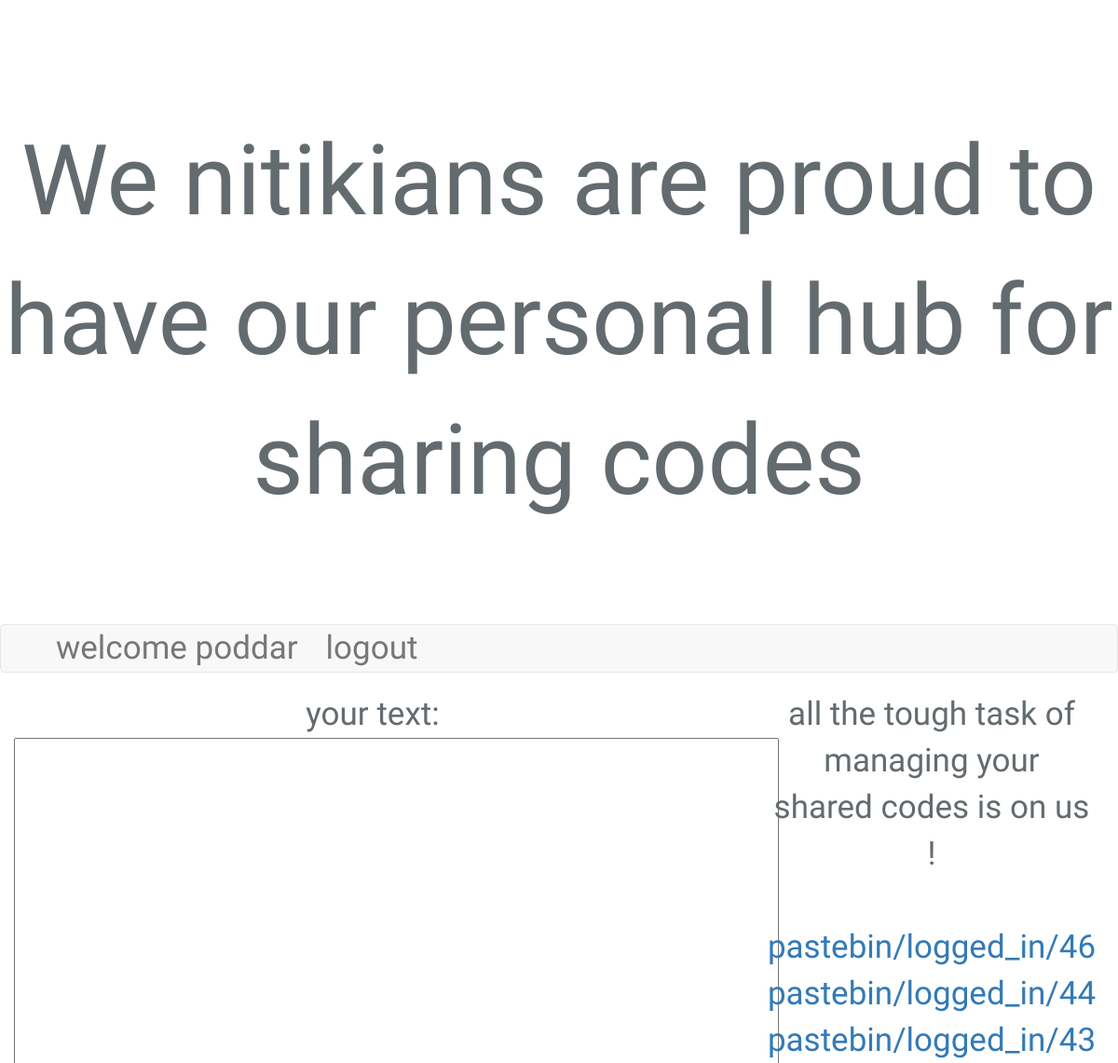
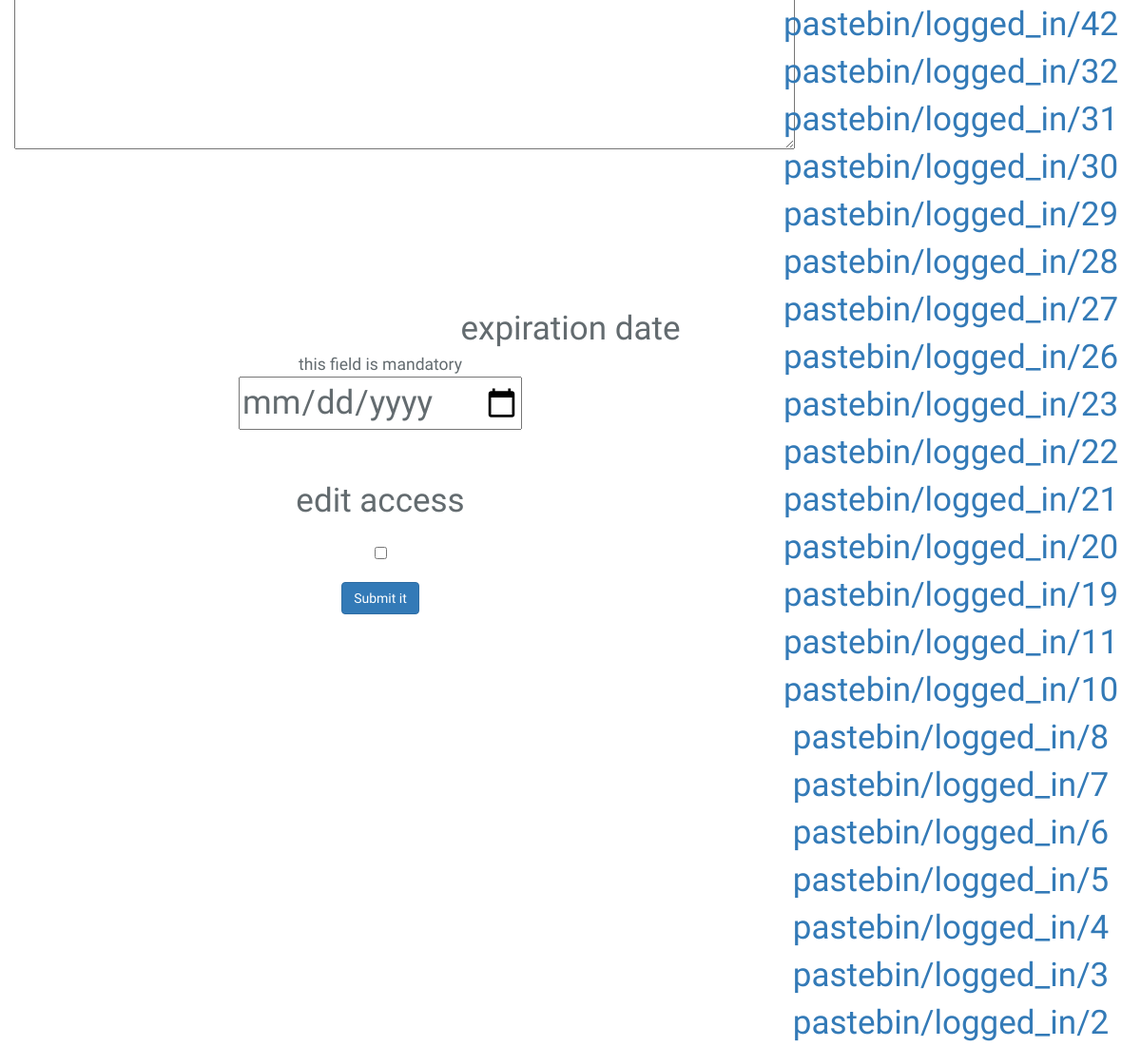
Screenshot of /pastebin/main_loggedin_page/ (signed in) with the database file from the repository (2 pictures, top to bottom).
### pastebin/models.py (models this page shows)
class paste_logged_in(models.Model):
    content = models.TextField(max_length=1000000)
    url = models.AutoField(primary_key=True)
    owner=models.CharField(blank=True,max_length=60)
    expiration_date= models.DateField(blank=True, null=True)
    editable = models.BooleanField(default=False)

### pastebin/views.py (the view, shortened to what this page needs)
@login_required
def main_loggedin_page(request):
   form=input_logged_in()
   usernam=request.user.username
   var=form.save(commit=False)
   var.owner=usernam
   print(usernam)
   mypaste=paste_logged_in.objects.filter(owner=usernam)
   mypaste = sorted(mypaste,key=lambda x:x.url,reverse=True)
   return render(request,"pastebin/paste_loggedin.html",{"form":form,"username":usernam ,"mypaste":mypaste[:50],})

### pastebin/forms.py
class input_logged_in(forms.ModelForm):
    url = models.AutoField(primary_key=True)
    class Meta:
        model = paste_logged_in
        fields= '__all__'

### pastebin/templates/pastebin/paste_loggedin.html (shortened to what this page needs)
{% extends "pastebin/base.html" %}
{% block main_content %}
{% load staticfiles %}
    <body>
            <link rel="stylesheet" type="text/css" href="{% static "/pastebin/prism.css" %}">
            {% load static %}
        <nav class="navbar navbar-default" >
                <div class="container">
                <div class="collapse navbar-collapse" id="myNavbar">
                    <ul class="nav navbar-nav">
                 <li>  <a href="#!" class="active">welcome {{username}}</a>    </li>
                    <li>  <a href="{% url "pastebin:user_logout" %}" class="active">logout</a>    </li>
                 </ul>
                </div>
        </nav>
        <div class="container-fluid">
<div class="row">
  <div class="col-sm-8">
            <form class="form-horizontal" action="/pastebin/main_loggedin_page/" method="POST">
          <div style="font-family:Amethysta">  your text:<br>{{form.media}}{{form.content }}<br><br></div>
            <url:>
             <em>&nbsp;</em><br><br>
      <div class="container"  style="font-family:Amethysta">expiration date</div><div style="font-size: .5em;font-family:Amethysta">this field is mandatory</div>
             <div class="form-row">
                <input type="date" class="hide-replaced" name="date" />
            </div>
            <br>
            <div>edit access</div>
            {{form.editable}}
 <br>
                <input class="btn btn-primary" type="submit" value="Submit it">
            </form>
</div>
     <div class="col-sm-4"><div class="container-fluid" style="font-family:Amethysta">all the tough task of managing your shared codes is on us !</div>
              <br>
              {% if mypaste %}
                    {% for items in mypaste %}
                   <a href="/pastebin/logged_in/{{items.url}}"> pastebin/logged_in/{{items.url}}</a> <br>
                    {% endfor %}</div>
</div>{% else %}
<div>paste history is empty right now ! share your code with us we will take care of your links here
</div>
{% endif %}
{% endblock %}

### rows the page displays
paste_logged_in: url "46"
paste_logged_in: url "44"
paste_logged_in: url "43"
paste_logged_in: url "42"
paste_logged_in: url "32"
paste_logged_in: url "31"
paste_logged_in: url "30"
paste_logged_in: url "29"
paste_logged_in: url "28"
paste_logged_in: url "27"
paste_logged_in: url "26"
paste_logged_in: url "23"
paste_logged_in: url "22"
paste_logged_in: url "21"
paste_logged_in: url "20"
paste_logged_in: url "19"
paste_logged_in: url "11"
paste_logged_in: url "10"
paste_logged_in: url "8"
paste_logged_in: url "7"
paste_logged_in: url "6"
paste_logged_in: url "5"
paste_logged_in: url "4"
paste_logged_in: url "3"
paste_logged_in: url "2"

### other values shown
{{ username }} "poddar"
